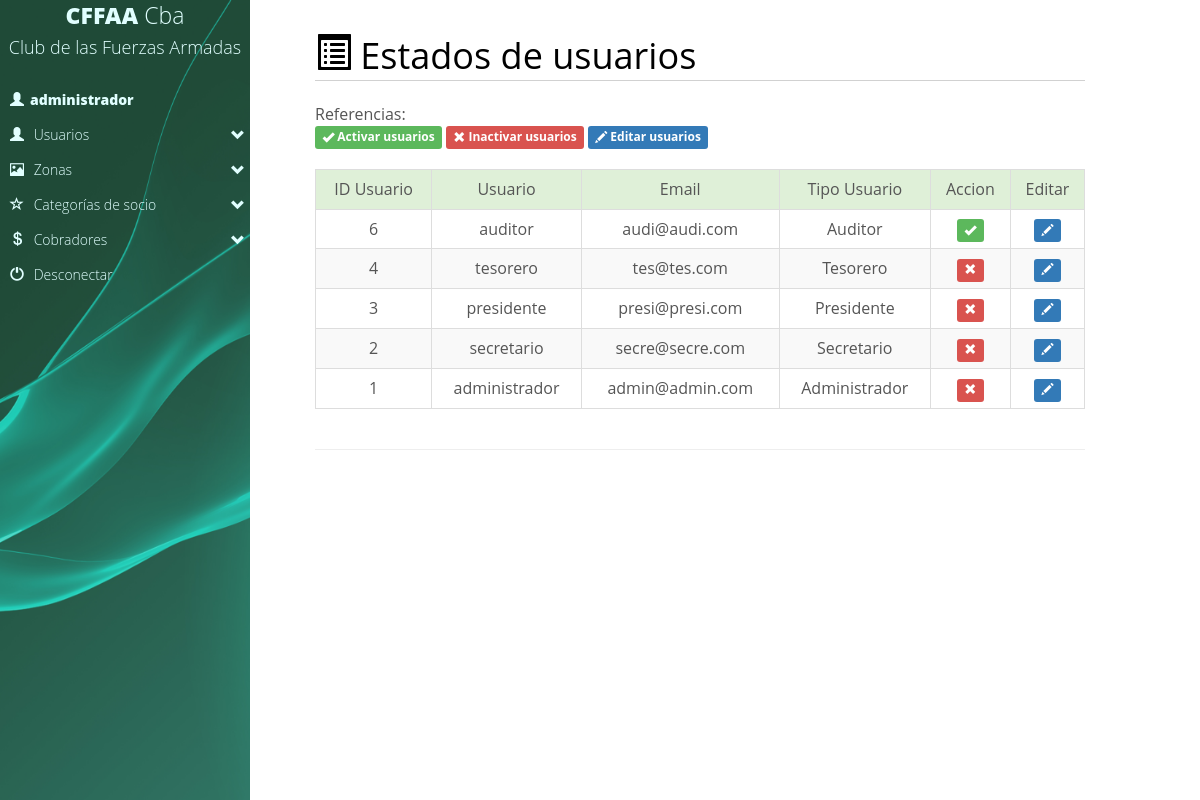
The app's page /club/estadousuarios.php (signed in) with its own data.
### tables this page shows
CREATE TABLE `usuarios` (
  `id` int(10) UNSIGNED NOT NULL,
  `usuario` varchar(255) NOT NULL,
  `clave` varchar(255) NOT NULL,
  `email` varchar(255) NOT NULL,
  `estado` enum('Activo','Inactivo') NOT NULL DEFAULT 'Activo',
  `tipo` enum('Administrador','Secretario','Presidente','Tesorero','Auditor') NOT NULL DEFAULT 'Administrador',
  `fechaalta` date DEFAULT NULL,
  `idaltausuario` varchar(255) DEFAULT NULL,
  `fechaupdate` date DEFAULT NULL,
  `idmodificausuario` varchar(255) DEFAULT NULL,
  `remember_token` varchar(100) DEFAULT NULL
);

### club/estadousuarios.php (the view, shortened to what this page needs)
<!DOCTYPE html>
<html lang="en">
<head>
	<link href="css/botones.css" rel="stylesheet">
	<link rel="stylesheet" href="css/bootstrap.min.css" />
	<link href="css/menulateral.css" rel="stylesheet">
	<link href="css/animate.css" rel="stylesheet">
	<link href="css/noticiasstyle.css" rel="stylesheet">
</head>
<body>
<div id="container">
	<div style="position:fixed;width:100%; z-index: 10000;">
		<?php include_once "menu.php" ?>
	</div>
	<div class="row" style="max-width:100%; margin-left:0px; margin-right:0px;">
		<div class="col-md-8 col-lg-8 col-xs-12 col-sm-12">
			<div class="main1">
				<div class="content">
					<h2><span class="glyphicon glyphicon-list-alt"></span>&nbsp;Estados de usuarios</h2>
					<br>
						Referencias:<br>
						<span class="label label-success"><span class="glyphicon glyphicon-ok" aria-hidden="true"></span> Activar usuarios</span>&nbsp;<span class="label label-danger"><span class="glyphicon glyphicon-remove" aria-hidden="true"></span> Inactivar usuarios</span>&nbsp;<span class="label label-primary"><span class="glyphicon glyphicon-pencil" aria-hidden="true"></span> Editar usuarios</span>
						<br><br>
						<div class="table-responsive">
							<table class="table table-striped table-bordered">
								<tr>
								<th class="success text-center">ID Usuario</th>
								<th class="success text-center">Usuario</th>
								<th class="success text-center">Email</th>
								<th class="success text-center">Tipo Usuario</th>
								<th class="success text-center">Accion</th>
								<th class="success text-center">Editar</th>
								</tr>
								<?php
									$elsql="SELECT * from usuarios order by id desc ";
									$select = mysql_query($elsql);
									while($datos = mysql_fetch_array($select)) {
									?>
									<tr>
										<td class="text-center"><?php echo $datos['id'];?></td>
										<td class="text-center"><?php echo $datos['usuario'];?></td>
										<td class="text-center"><?php echo $datos['email'];?></td>
										<td class="text-center"><?php echo $datos['tipo'];?></td>
										<td class="text-center">
										<?php if ($datos['estado']=="Activo")
											{
											?><span class="label label-danger text-center">
											<a href="estadousuarios.php?accion=baja&idu=<?php echo $datos['id'];?>&close=dor">
											<font color=white><span class="glyphicon glyphicon-remove" aria-hidden="true"></span></font></a>
											</span>
											<?php
											}
											{ ?>
											<?php }
											if ($datos['estado']=="Inactivo")
											{
												 ?>
												<span class="label label-success text-center">
												<a href="estadousuarios.php?accion=alta&idu=<?php echo $datos['id'];?>&close=dor">
												<font color=white><span class="glyphicon glyphicon-ok" aria-hidden="true"></span></font></a>
												</span>
											<?php
											}?>
										</td>
										<td class="text-center">
										<span class="label label-primary text-center">
										<a href="modificarusuarios.php?accion=modifica&idu=<?php echo $datos['id'];?>&close=dor">
										<font color=white><span class="glyphicon glyphicon-pencil" aria-hidden="true"></span></font></a>
										</span>
										</td>
									</tr>
									<?php
									} ;
								?>
							</table>
						</div><hr>
				</div>
			</div>
			<br>
			<br>
		</div>
	</div>
</div>
</body>
</html>

### club/css/menulateral.css (style rules this page uses)
body { margin: 0px; padding: 0px; }

### club/css/noticiasstyle.css (style rules this page uses)
html,body,div,span,applet,object,iframe,h1,h2,h3,h4,h5,h6,p,blockquote,pre,a,abbr,acronym,address,big,cite,code,del,dfn,em,img,ins,kbd,q,s,samp,small,strike,strong,sub,sup,tt,var,b,u,i,dl,dt,dd,ol,nav ul,nav li,fieldset,form,label,legend,table,caption,tbody,tfoot,thead,tr,th,td,article,aside,canvas,details,embed,figure,figcaption,footer,header,hgroup,menu,nav,output,ruby,section,summary,time,mark,audio,video { margin:0;padding:0;border:0;font-size:100%;font:inherit;vertical-align:baseline; }
table { border-collapse:collapse;border-spacing:0; }
a { text-decoration:none; }
body { font-family:'open sans', sans-serif; font-size: 100%; background: #ffffff; color:#555555; }
.content h2 { font-size: 36px; color: #000; border-bottom: 1px solid rgb(209, 209, 209); }
.main1 { margin: 4% 0 0; }

### records on screen
usuarios: id "6", usuario "auditor", email "audi@audi.com", tipo "Auditor"
usuarios: id "4", usuario "tesorero", email "tes@tes.com", tipo "Tesorero"
usuarios: id "3", usuario "presidente", email "presi@presi.com", tipo "Presidente"
usuarios: id "2", usuario "secretario", email "secre@secre.com", tipo "Secretario"
usuarios: id "1", usuario "administrador", email "admin@admin.com", tipo "Administrador"

### other values on screen
$_SESSION['usuario'] "administrador"
